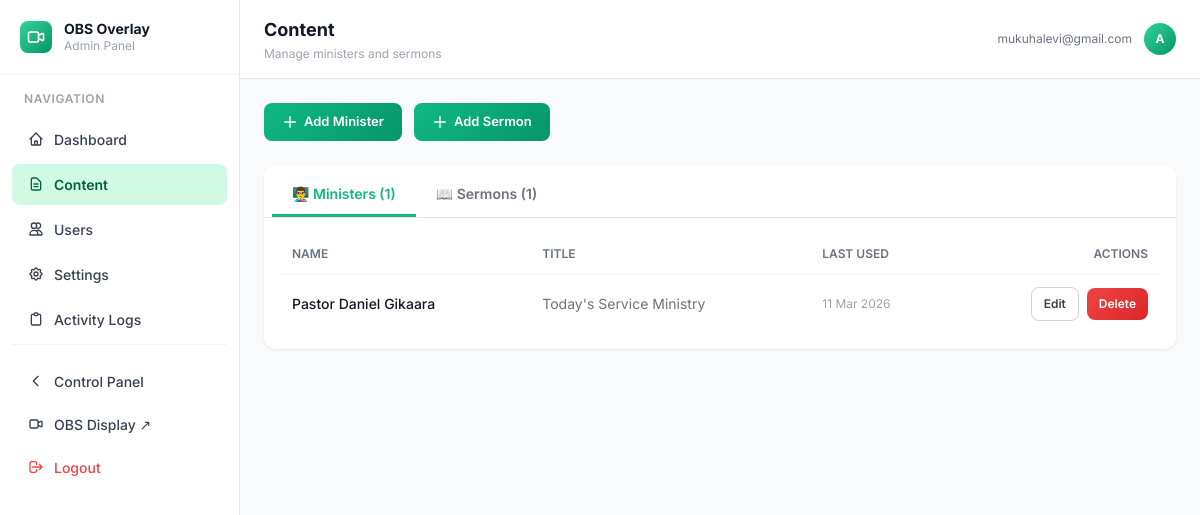
The app's page /admin/content (signed in), older data.
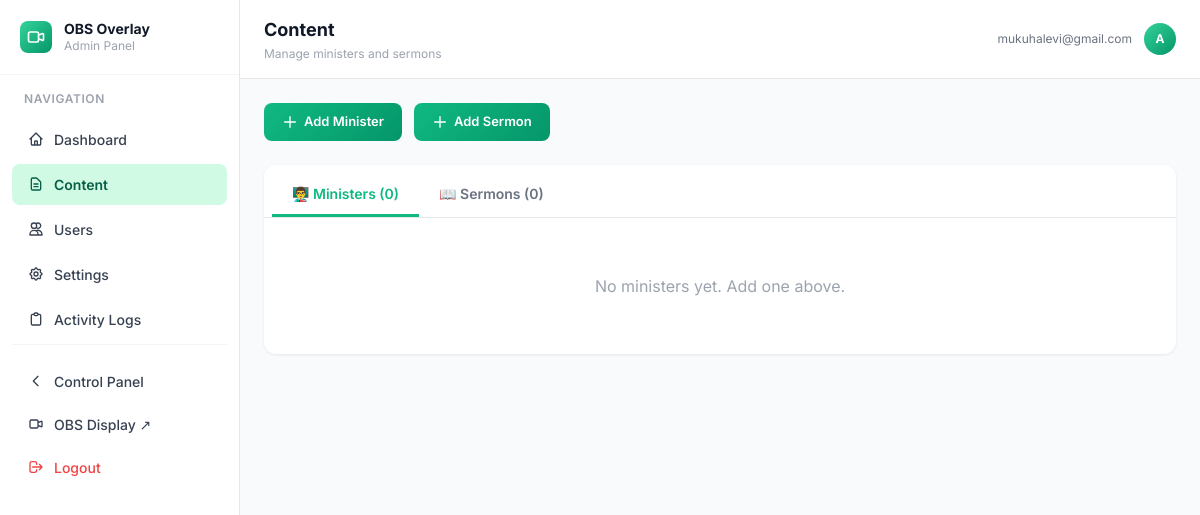
The same page, newer data.
### models.py (models this page shows)
class User(UserMixin, db.Model):
    id = db.Column(db.Integer, primary_key=True)
    email = db.Column(db.String(120), unique=True, nullable=False)
    name = db.Column(db.String(120))
    is_admin = db.Column(db.Boolean, default=False)
    created_at = db.Column(db.DateTime, default=datetime.utcnow)

class Minister(db.Model):
    id = db.Column(db.Integer, primary_key=True)
    name = db.Column(db.String(200), nullable=False)
    title = db.Column(db.String(200))
    last_used = db.Column(db.DateTime)

### blueprints/admin.py (the view)
@admin_bp.route('/content')
@login_required
@admin_required
def content():
    from models import Minister, Sermon
    ministers = Minister.query.order_by(Minister.last_used.desc().nulls_last()).all()
    sermons   = Sermon.query.order_by(Sermon.date.desc()).limit(50).all()
    return render_template('admin/content.html',
                           ministers=ministers,
                           sermons=sermons)

### utils/helpers.py (called while the page is built)
def admin_required(f):
    @wraps(f)
    def decorated(*args, **kwargs):
        if not current_user.is_authenticated:
            return redirect(url_for('auth.login'))
        if not current_user.is_admin:
            log_activity('UNAUTHORIZED_ACCESS_ATTEMPT',
                         f'Attempted admin access: {request.path}')
            return jsonify({'error': 'Admin access required'}), 403
        return f(*args, **kwargs)
    return decorated

### templates/admin/content.html (shortened to what this page needs)
{% extends 'admin/base_admin.html' %}
{% block page_title %}Content{% endblock %}
{% block page_subtitle %}Manage ministers and sermons{% endblock %}
{% block admin_content %}
<div class="flex gap-3 mb-6">
    <button onclick="openModal('minister-modal')" class="btn btn-primary">
        <svg class="w-4 h-4" fill="none" stroke="currentColor" viewBox="0 0 24 24"><path stroke-linecap="round" stroke-linejoin="round" stroke-width="2" d="M12 4v16m8-8H4"/></svg>
        Add Minister
    </button>
    <button onclick="openModal('sermon-modal')" class="btn btn-primary">
        <svg class="w-4 h-4" fill="none" stroke="currentColor" viewBox="0 0 24 24"><path stroke-linecap="round" stroke-linejoin="round" stroke-width="2" d="M12 4v16m8-8H4"/></svg>
        Add Sermon
    </button>
</div>
<div class="card">
    <div class="flex border-b border-gray-200 px-2 pt-2">
        <button class="tab active" onclick="switchTab('ministers', this)">👨‍🏫 Ministers ({{ ministers|length }})</button>
        <button class="tab" onclick="switchTab('sermons', this)">📖 Sermons ({{ sermons|length }})</button>
    </div>
    <div id="panel-ministers" class="tab-panel active p-4">
        {% if ministers %}
        <div class="overflow-x-auto">
            <table class="w-full text-sm">
                <thead>
                    <tr class="border-b border-gray-100">
                        <th class="text-left py-3 px-3 text-xs font-semibold text-gray-500 uppercase">Name</th>
                        <th class="text-left py-3 px-3 text-xs font-semibold text-gray-500 uppercase">Title</th>
                        <th class="text-left py-3 px-3 text-xs font-semibold text-gray-500 uppercase">Last Used</th>
                        <th class="text-right py-3 px-3 text-xs font-semibold text-gray-500 uppercase">Actions</th>
                    </tr>
                </thead>
                <tbody class="divide-y divide-gray-50">
                    {% for m in ministers %}
                    <tr id="minister-row-{{ m.id }}" class="hover:bg-gray-50 transition">
                        <td class="py-3 px-3 font-medium text-gray-900">{{ m.name }}</td>
                        <td class="py-3 px-3 text-gray-500">{{ m.title or '—' }}</td>
                        <td class="py-3 px-3 text-gray-400 text-xs">{{ m.last_used.strftime('%d %b %Y') if m.last_used else 'Never' }}</td>
                        <td class="py-3 px-3 text-right">
                            <button onclick="editMinister({{ m.id }}, {{ m.name|tojson }}, {{ (m.title or '')|tojson }})"
                                    class="btn btn-ghost btn-sm mr-1">Edit</button>
                            <button onclick="deleteMinister({{ m.id }})"
                                    class="btn btn-danger btn-sm">Delete</button>
                        </td>
                    </tr>
                    {% endfor %}
                </tbody>
            </table>
        </div>
        {% else %}
        <p class="text-center text-gray-400 py-10">No ministers yet. Add one above.</p>
        {% endif %}
    </div>
</div>
{% endblock %}

### templates/admin/base_admin.html (shortened to what this page needs)
{% extends 'base.html' %}
{% block body %}
<div class="flex h-screen overflow-hidden bg-gray-50">
    <aside id="adminSidebar" class="admin-sidebar flex-shrink-0 overflow-y-auto">
        <div class="p-5 border-b border-gray-100">
            <a href="{{ url_for('admin.dashboard') }}" class="flex items-center gap-3 no-underline">
                <div class="w-8 h-8 bg-gradient-to-br from-emerald-400 to-emerald-600 rounded-lg flex items-center justify-center">
                    <svg class="w-5 h-5 text-white" fill="none" stroke="currentColor" viewBox="0 0 24 24">
                        <path stroke-linecap="round" stroke-linejoin="round" stroke-width="2"
                              d="M15 10l4.553-2.069A1 1 0 0121 8.882v6.236a1 1 0 01-1.447.894L15 14M5 18h8a2 2 0 002-2V8a2 2 0 00-2-2H5a2 2 0 00-2 2v8a2 2 0 002 2z"/>
                    </svg>
                </div>
                <div>
                    <p class="font-bold text-sm text-gray-900 leading-tight">OBS Overlay</p>
                    <p class="text-xs text-gray-400">Admin Panel</p>
                </div>
            </a>
        </div>
        <nav class="flex-1 px-3 py-4 space-y-1">
            <p class="text-xs font-semibold text-gray-400 uppercase tracking-wider px-3 mb-3">Navigation</p>
            <a href="{{ url_for('admin.dashboard') }}"
               class="admin-nav-link {% if request.endpoint == 'admin.dashboard' %}active{% endif %}">
                <svg class="w-4 h-4" fill="none" stroke="currentColor" viewBox="0 0 24 24">
                    <path stroke-linecap="round" stroke-linejoin="round" stroke-width="2"
                          d="M3 12l2-2m0 0l7-7 7 7M5 10v10a1 1 0 001 1h3m10-11l2 2m-2-2v10a1 1 0 01-1 1h-3m-6 0a1 1 0 001-1v-4a1 1 0 011-1h2a1 1 0 011 1v4a1 1 0 001 1m-6 0h6"/>
                </svg>
                Dashboard
            </a>
            <a href="{{ url_for('admin.content') }}"
               class="admin-nav-link {% if request.endpoint == 'admin.content' %}active{% endif %}">
                <svg class="w-4 h-4" fill="none" stroke="currentColor" viewBox="0 0 24 24">
                    <path stroke-linecap="round" stroke-linejoin="round" stroke-width="2"
                          d="M9 12h6m-6 4h6m2 5H7a2 2 0 01-2-2V5a2 2 0 012-2h5.586a1 1 0 01.707.293l5.414 5.414a1 1 0 01.293.707V19a2 2 0 01-2 2z"/>
                </svg>
                Content
            </a>
            <a href="{{ url_for('admin.users') }}"
               class="admin-nav-link {% if request.endpoint == 'admin.users' %}active{% endif %}">
                <svg class="w-4 h-4" fill="none" stroke="currentColor" viewBox="0 0 24 24">
                    <path stroke-linecap="round" stroke-linejoin="round" stroke-width="2"
                          d="M12 4.354a4 4 0 110 5.292M15 21H3v-1a6 6 0 0112 0v1zm0 0h6v-1a6 6 0 00-9-5.197M13 7a4 4 0 11-8 0 4 4 0 018 0z"/>
                </svg>
                Users
            </a>
            <a href="{{ url_for('admin.settings') }}"
               class="admin-nav-link {% if request.endpoint == 'admin.settings' %}active{% endif %}">
                Settings
            </a>
            <a href="{{ url_for('admin.logs') }}"
               class="admin-nav-link {% if request.endpoint == 'admin.logs' %}active{% endif %}">
                <svg class="w-4 h-4" fill="none" stroke="currentColor" viewBox="0 0 24 24">
                    <path stroke-linecap="round" stroke-linejoin="round" stroke-width="2"
                          d="M9 5H7a2 2 0 00-2 2v12a2 2 0 002 2h10a2 2 0 002-2V7a2 2 0 00-2-2h-2M9 5a2 2 0 002 2h2a2 2 0 002-2M9 5a2 2 0 012-2h2a2 2 0 012 2"/>
                </svg>
                Activity Logs
            </a>
            <div class="pt-4 border-t border-gray-100 mt-4">
                <a href="{{ url_for('user.panel') }}" class="admin-nav-link">
                    <svg class="w-4 h-4" fill="none" stroke="currentColor" viewBox="0 0 24 24">
                        <path stroke-linecap="round" stroke-linejoin="round" stroke-width="2"
                              d="M15 19l-7-7 7-7"/>
                    </svg>
                    Control Panel
                </a>
                <a href="{{ url_for('display.show') }}" target="_blank" class="admin-nav-link">
                    <svg class="w-4 h-4" fill="none" stroke="currentColor" viewBox="0 0 24 24">
                        <path stroke-linecap="round" stroke-linejoin="round" stroke-width="2"
                              d="M15 10l4.553-2.069A1 1 0 0121 8.882v6.236a1 1 0 01-1.447.894L15 14M5 18h8a2 2 0 002-2V8a2 2 0 00-2-2H5a2 2 0 00-2 2v8a2 2 0 002 2z"/>
                    </svg>
                    OBS Display ↗
                </a>
                <a href="{{ url_for('auth.logout') }}" class="admin-nav-link text-red-500 hover:bg-red-50 hover:text-red-700">
                    <svg class="w-4 h-4" fill="none" stroke="currentColor" viewBox="0 0 24 24">
                        <path stroke-linecap="round" stroke-linejoin="round" stroke-width="2"
                              d="M17 16l4-4m0 0l-4-4m4 4H7m6 4v1a3 3 0 01-3 3H6a3 3 0 01-3-3V7a3 3 0 013-3h4a3 3 0 013 3v1"/>
                    </svg>
                    Logout
                </a>
            </div>
        </nav>
    </aside>
    <div class="flex-1 flex flex-col overflow-hidden">
        <header class="bg-white border-b border-gray-200 px-6 py-4 flex items-center gap-4 flex-shrink-0">
            <div class="flex-1">
                <h1 class="text-lg font-bold text-gray-900">{% block page_title %}Admin{% endblock %}</h1>
                <p class="text-xs text-gray-400 mt-0.5">{% block page_subtitle %}OBS Overlay System{% endblock %}</p>
            </div>
            <div class="flex items-center gap-3">
                <span class="text-xs text-gray-500 hidden md:block">{{ current_user.email }}</span>
                <div class="w-8 h-8 bg-gradient-to-br from-emerald-400 to-emerald-600 rounded-full flex items-center justify-center">
                    <span class="text-white font-bold text-xs">
                        {{ current_user.name[0] if current_user.name else current_user.email[0] }}
                    </span>
                </div>
            </div>
        </header>
        <main class="flex-1 overflow-y-auto p-6">
            {% block admin_content %}{% endblock %}
        </main>
    </div>
</div>
{% endblock %}

### templates/base.html (shortened to what this page needs)
<!DOCTYPE html>
<html lang="en" class="h-full bg-gray-50">
<head>
    <script src="https://cdn.tailwindcss.com"></script>
</head>
<body class="h-full">
    {% block body %}{% endblock %}
</body>
</html>

### templates/base.html (style rules this page uses)
body { font-family: 'Inter', sans-serif; }

### templates/admin/base_admin.html (style rules this page uses)
.admin-sidebar { width: 240px; flex-shrink: 0; background: white; border-right: 1px solid #e5e7eb; min-height: 100vh; display: flex; flex-direction: column; }
.admin-nav-link { display: flex; align-items: center; gap: 10px; padding: 10px 16px; border-radius: 8px; font-size: 14px; font-weight: 500; color: #374151; text-decoration: none; transition: all 0.15s; margin-bottom: 2px; }
.admin-nav-link.active { background: #d1fae5; color: #065f46; font-weight: 600; }
.admin-nav-link svg { flex-shrink: 0; }
.card { background: white; border-radius: 12px; box-shadow: 0 1px 3px rgba(0,0,0,0.08); }
.btn { padding: 9px 18px; border-radius: 8px; font-weight: 600; font-size: 13px; cursor: pointer; border: none; transition: all 0.18s; display: inline-flex; align-items: center; gap: 6px; }
.btn-primary { background: linear-gradient(135deg, #10b981, #059669); color: white; }

### templates/admin/content.html (style rules this page uses)
.tab { padding: 10px 20px; font-weight:600; color:#6b7280; background:transparent; border:none; border-bottom:3px solid transparent; cursor:pointer; transition:all 0.15s; font-size:14px; }
.tab.active { color:#10b981; border-bottom-color:#10b981; }
.tab-panel { display:none; }
.tab-panel.active { display:block; }

Row changes from the older to the newer data that the page shows:
removed Minister: name "Pastor Daniel Gikaara", title "Today's Service Ministry", last_used "11 Mar 2026"
Text that changed along with them:
{{ ministers|length }}: "1" → "0"
{{ sermons|length }}: "1" → "0"
text no longer shown: "NAME TITLE LAST USED ACTIONS"
text now shown: "No ministers yet. Add one above."
